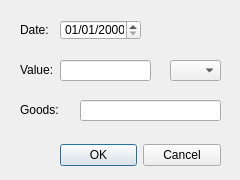
<?xml version="1.0" encoding="UTF-8"?>
<ui version="4.0">
 <class>AddExpense</class>
 <widget class="QDialog" name="AddExpense">
  <property name="windowModality">
   <enum>Qt::ApplicationModal</enum>
  </property>
  <property name="geometry">
   <rect>
    <x>0</x>
    <y>0</y>
    <width>240</width>
    <height>180</height>
   </rect>
  </property>
  <property name="windowTitle">
   <string>Dialog</string>
  </property>
  <widget class="QLabel" name="labelMoney">
   <property name="geometry">
    <rect>
     <x>20</x>
     <y>60</y>
     <width>41</width>
     <height>20</height>
    </rect>
   </property>
   <property name="text">
    <string>Value:</string>
   </property>
  </widget>
  <widget class="QLabel" name="labelDate">
   <property name="geometry">
    <rect>
     <x>20</x>
     <y>20</y>
     <width>41</width>
     <height>20</height>
    </rect>
   </property>
   <property name="text">
    <string>Date:</string>
   </property>
  </widget>
  <widget class="QComboBox" name="comboBoxCurrency">
   <property name="geometry">
    <rect>
     <x>170</x>
     <y>60</y>
     <width>51</width>
     <height>21</height>
    </rect>
   </property>
  </widget>
  <widget class="QLabel" name="labelGoods">
   <property name="geometry">
    <rect>
     <x>20</x>
     <y>100</y>
     <width>50</width>
     <height>20</height>
    </rect>
   </property>
   <property name="text">
    <string>Goods:</string>
   </property>
  </widget>
  <widget class="QLineEdit" name="lineEditMoneyValue">
   <property name="geometry">
    <rect>
     <x>60</x>
     <y>60</y>
     <width>91</width>
     <height>21</height>
    </rect>
   </property>
  </widget>
  <widget class="QDateEdit" name="dateEdit">
   <property name="geometry">
    <rect>
     <x>60</x>
     <y>20</y>
     <width>81</width>
     <height>20</height>
    </rect>
   </property>
   <property name="maximumDateTime">
    <datetime>
     <hour>23</hour>
     <minute>59</minute>
     <second>59</second>
     <year>9999</year>
     <month>8</month>
     <day>30</day>
    </datetime>
   </property>
   <property name="displayFormat">
    <string>dd/MM/yyyy</string>
   </property>
  </widget>
  <widget class="QLineEdit" name="lineEditGoods">
   <property name="geometry">
    <rect>
     <x>80</x>
     <y>100</y>
     <width>141</width>
     <height>21</height>
    </rect>
   </property>
  </widget>
  <widget class="QDialogButtonBox" name="buttonsOkCancel">
   <property name="geometry">
    <rect>
     <x>60</x>
     <y>140</y>
     <width>161</width>
     <height>31</height>
    </rect>
   </property>
   <property name="orientation">
    <enum>Qt::Horizontal</enum>
   </property>
   <property name="standardButtons">
    <set>QDialogButtonBox::Cancel|QDialogButtonBox::Ok</set>
   </property>
  </widget>
 </widget>
 <resources/>
 <connections/>
</ui>
